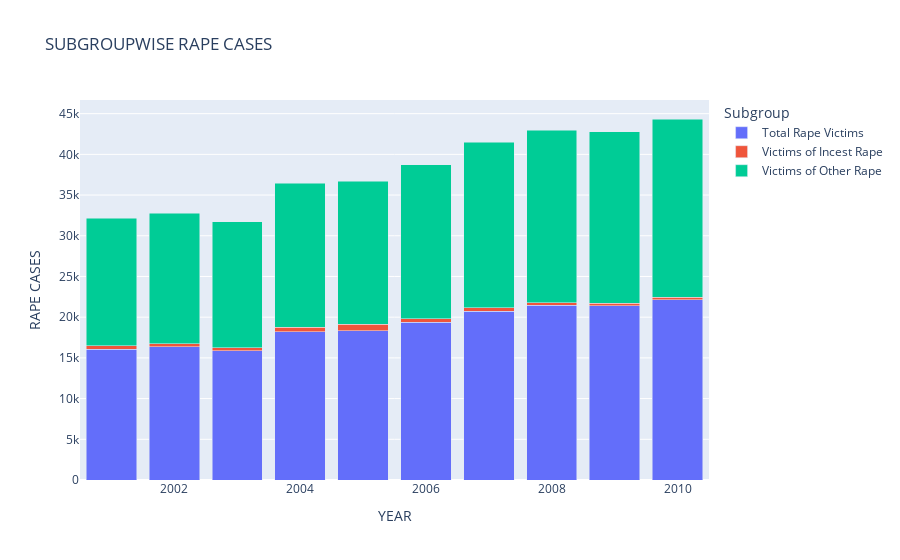

Notebook cell for this chart:
### Code cell
# Barplot to show the count of subgroup rape cases yearwise. We can see a gradual increase of rape cases over the year
fig = px.bar(subgroupwise_rape,x='Year',barmode='stack',y='Rape_Cases_Reported',color='Subgroup',
             labels={
                 "Year":"YEAR",
                 "Rape_Cases_Reported":"RAPE CASES"
             }, title="SUBGROUPWISE RAPE CASES")
fig.show()

### Figure 1 — Plotly figure (JSON) as saved in the notebook; plotly's stock layout.template omitted (floating-point values rounded to 4 significant figures)
{"data": [{"alignmentgroup": "True", "hovertemplate": "Subgroup=Total Rape Victims<br>YEAR=%{x}<br>RAPE CASES=%{y}<extra></extra>", "legendgroup": "Total Rape Victims", "marker": {"color": "#636efa", "pattern": {"shape": ""}}, "name": "Total Rape Victims", "offsetgroup": "Total Rape Victims", "orientation": "v", "showlegend": true, "textposition": "auto", "type": "bar", "x": [2001, 2002, 2003, 2004, 2005, 2006, 2007, 2008, 2009, 2010], "xaxis": "x", "y": [16075, 16373, 15847, 18233, 18359, 19348, 20737, 21467, 21397, 22172], "yaxis": "y"}, {"alignmentgroup": "True", "hovertemplate": "Subgroup=Victims of Incest Rape<br>YEAR=%{x}<br>RAPE CASES=%{y}<extra></extra>", "legendgroup": "Victims of Incest Rape", "marker": {"color": "#EF553B", "pattern": {"shape": ""}}, "name": "Victims of Incest Rape", "offsetgroup": "Victims of Incest Rape", "orientation": "v", "showlegend": true, "textposition": "auto", "type": "bar", "x": [2001, 2002, 2003, 2004, 2005, 2006, 2007, 2008, 2009, 2010], "xaxis": "x", "y": [439, 369, 399, 505, 750, 431, 405, 309, 321, 288], "yaxis": "y"}, {"alignmentgroup": "True", "hovertemplate": "Subgroup=Victims of Other Rape<br>YEAR=%{x}<br>RAPE CASES=%{y}<extra></extra>", "legendgroup": "Victims of Other Rape", "marker": {"color": "#00cc96", "pattern": {"shape": ""}}, "name": "Victims of Other Rape", "offsetgroup": "Victims of Other Rape", "orientation": "v", "showlegend": true, "textposition": "auto", "type": "bar", "x": [2001, 2002, 2003, 2004, 2005, 2006, 2007, 2008, 2009, 2010], "xaxis": "x", "y": [15636, 16004, 15448, 17728, 17609, 18917, 20332, 21158, 21076, 21884], "yaxis": "y"}], "layout": {"barmode": "stack", "legend": {"title": {"text": "Subgroup"}, "tracegroupgap": 0}, "title": {"text": "SUBGROUPWISE RAPE CASES"}, "xaxis": {"anchor": "y", "domain": [0, 1], "title": {"text": "YEAR"}}, "yaxis": {"anchor": "x", "domain": [0, 1], "title": {"text": "RAPE CASES"}}}}
